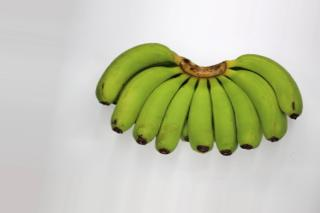
#> input picture Banana_Ripeness_Dataset/totally_green/totally_green_0_9293.jpg, 320 x 213 px; its folder holds only this picture in this run
$ jupyter execute --allow-errors '[NRC_6278]_TrabajoClase.ipynb'
#> lines starting #> are read from the running program, lines starting #| are printed output that depends on the picture
# Importar las librerias necesarias

[cell 1]
import cv2
import numpy as np
import os
os.environ['TF_CPP_MIN_LOG_LEVEL'] = '3'
import shutil
import glob
import pandas as pd
import matplotlib.pyplot as plt
import seaborn as sn
from tensorflow.keras.utils import img_to_array, load_img, array_to_img
from keras.preprocessing.image import ImageDataGenerator
from PIL import Image
from sklearn.preprocessing import MinMaxScaler
import h5py
from time import sleep

[cell 2]
images_path = "Banana_Ripeness_Dataset"
class_names = os.listdir(images_path)
class_names.sort()
print(class_names)

[cell 3]
for class_name in class_names:
    cur_path = images_path + "/" + class_name
    elements = os.listdir(cur_path)

    for element in elements:
        print("Copying Image - {} in Banana_Ripeness_Dataset_Augmented/{}".format(element, class_name))
        src = os.path.join(images_path + "/" + class_name, element) # origen
        dst = os.path.join("./Banana_Ripeness_Dataset_Augmented/" + class_name, element)
        shutil.copy(src, dst)
#> pass 2 of the loop `for class_name in class_names:`:

# DATA AUMENTATION

#> (a cell that did not finish here is left out)

# Clase totalmente verde

[cell 5]
os.chdir(r"C:\Users\enrik\Documents\Sexto Semestre\Inteligencia Artificial\Unidad 3\Trabajo en clase\Banana_Ripeness_Dataset_Augmented\totally_green")
#> (the rest of this cell did not finish here and is left out)

# Clase amarilla con puntas verdes

[cell 6]
os.chdir(r"C:\Users\enrik\Documents\Sexto Semestre\Inteligencia Artificial\Unidad 3\Trabajo en clase\Banana_Ripeness_Dataset_Augmented\yellow_with_brown_spots")
#> (the rest of this cell did not finish here and is left out)

# Filtro NLM para la eliminación de ruido de las imágenes

[cell 7]
os.chdir(r"C:\Users\enrik\Documents\Sexto Semestre\Inteligencia Artificial\Unidad 3\Trabajo en clase")
images_path = "./Banana_Ripeness_Dataset_Augmented"
#> (the rest of this cell did not finish here and is left out)

[cell 8]
for class_name in class_names:
    cur_path = images_path + "/" + class_name
    cur_label = class_name
    i = 1

    for file in glob.glob(cur_path + "/*"):
        print("Processing Image - {} in {}".format(i, cur_label))
        # read the images path
        image = cv2.imread(file)
#> image is the input picture: shape (213, 320, 3); mean B, G, R 174.6, 199.6, 195.5
        # denoising images
        dst = cv2.fastNlMeansDenoisingColored(image,None,10,10,7,21)
        b,g,r = cv2.split(dst)
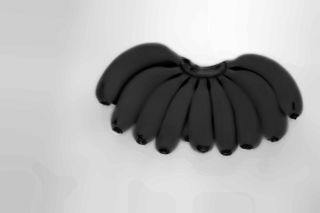
#> b: shape (213, 320); min 0, max 254, mean 174.3
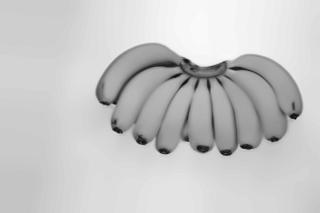
#> g: shape (213, 320); min 3, max 249, mean 199.8
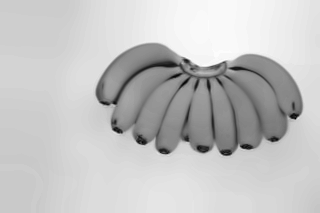
#> r: shape (213, 320); min 3, max 254, mean 195.8
        rgb_dst = cv2.merge([r,g,b])
        # save images
        save_path = './Banana_Ripeness_Dataset_Denoised/'+ cur_label
        cv2.imwrite(os.path.join(save_path , cur_label + '_' + str(i) + '.jpg'),
                    cv2.cvtColor(rgb_dst,cv2.COLOR_RGB2BGR))


        # show loop update
        i += 1
#> pass 2 of the loop `for class_name in class_names:`:
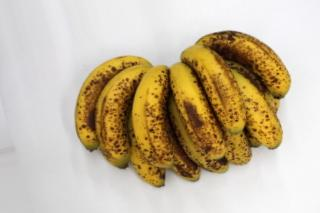
#> input picture Banana_Ripeness_Dataset/yellow_with_brown_spots/yellow_with_brown_spots_0_9496.jpg, 320 x 213 px
#> image is the input picture: shape (213, 320, 3); mean B, G, R 160, 185.8, 200.2
#> `b,g,r = cv2.split(dst)`:
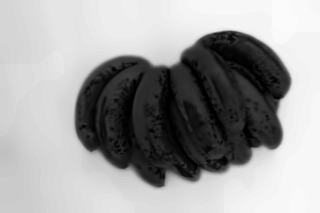
#> b: shape (213, 320); min 0, max 251, mean 159
#> `b,g,r = cv2.split(dst)`:
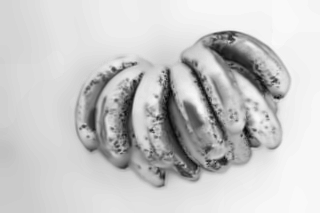
#> r: shape (213, 320); min 6, max 249, mean 200.8
